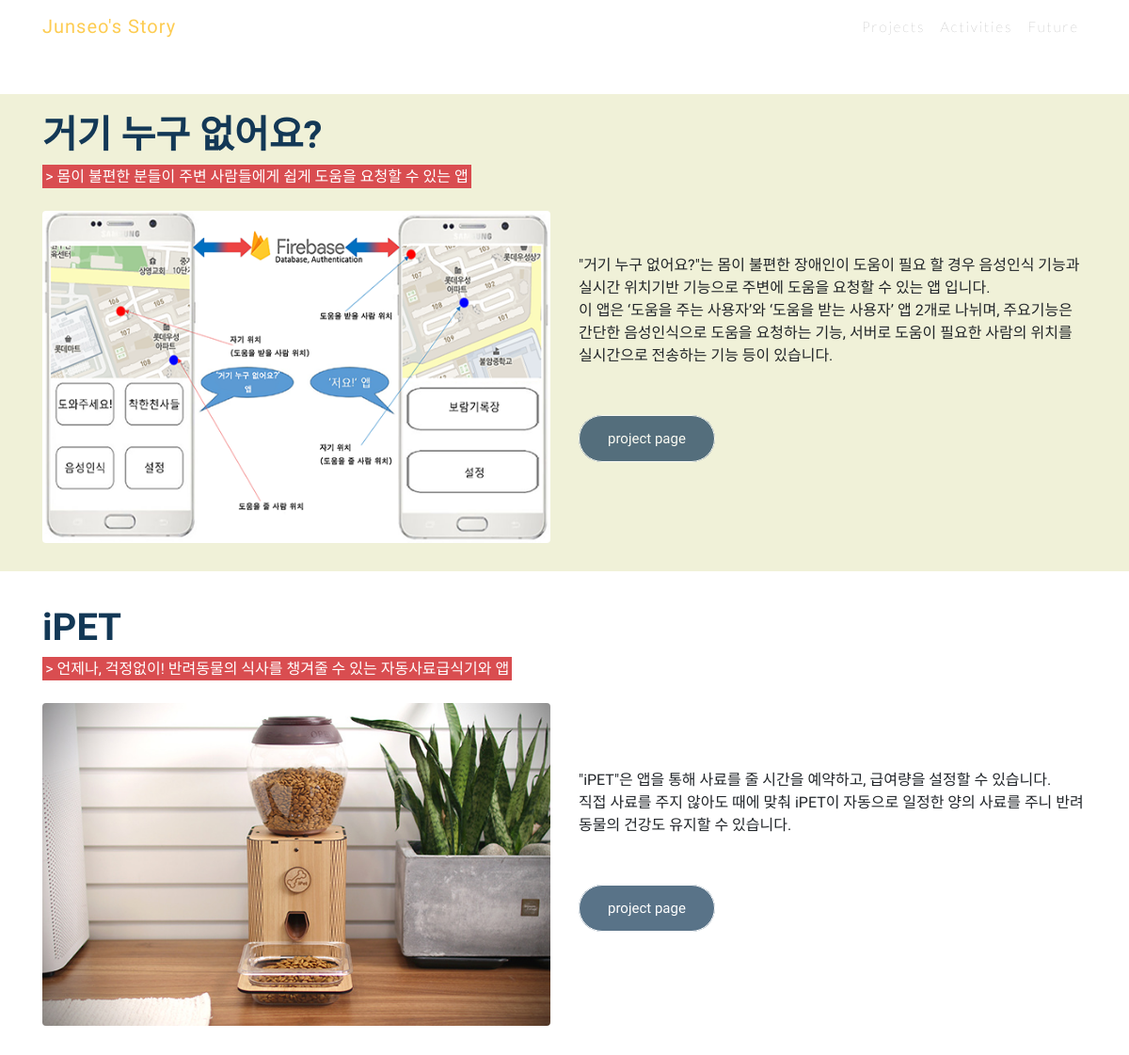
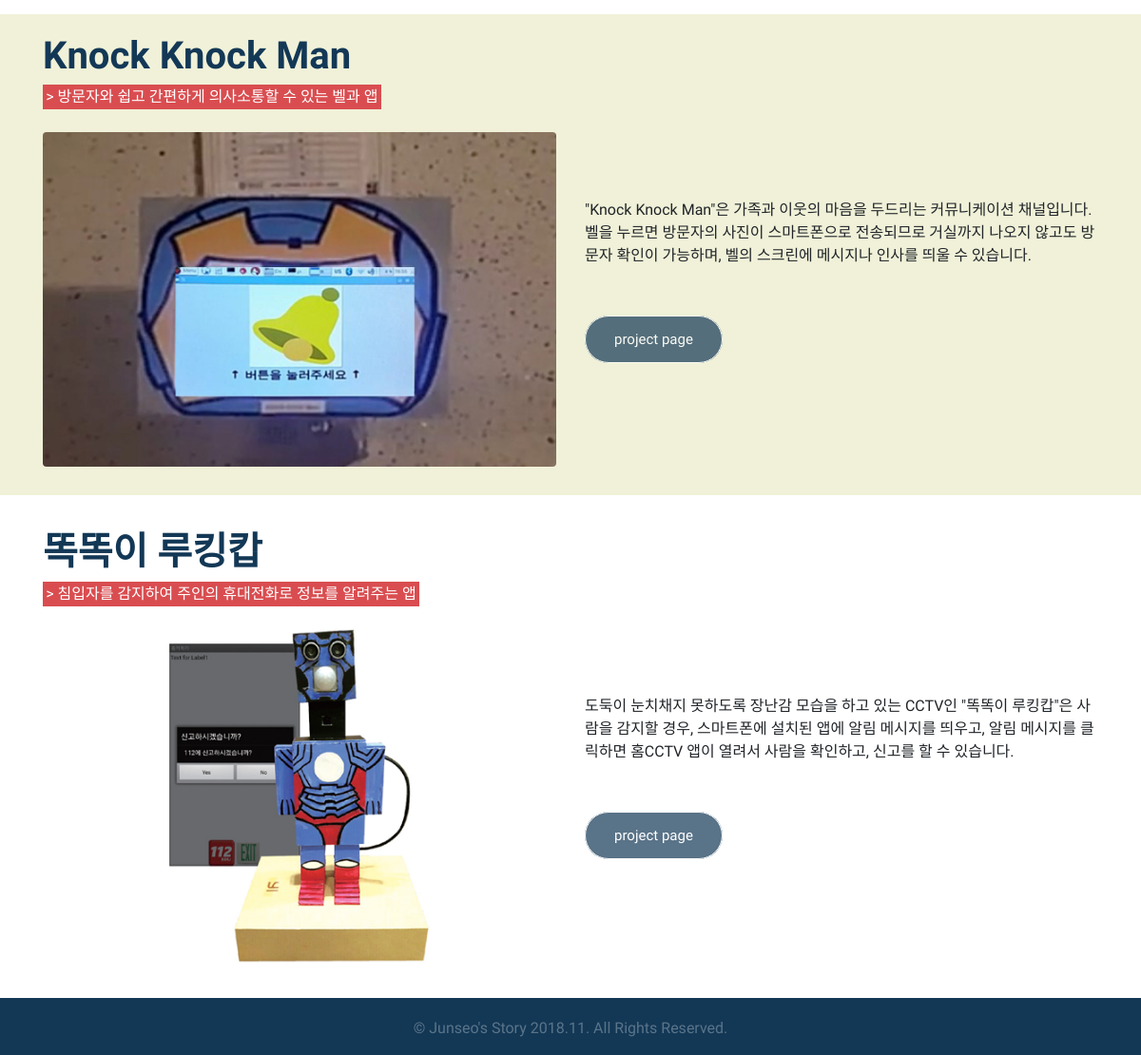
Screenshot of /kr/projects/ with the database file from the repository (2 pictures, top to bottom).
### myApp/models.py (models this page shows, shortened)
class Project(models.Model):
    nick = models.CharField(default='', max_length=10)
    title = models.CharField(max_length=30)
    color = models.CharField(default='white', max_length=30)
    summary = models.CharField(max_length=500)
    detail = models.TextField()
    link = models.URLField(default="www.naver.com", max_length=150)
    photo = models.ImageField(blank=True, upload_to="image")

### myApp/views.py (the view)
# urls.py: path('kr/projects/', views.proj_list, name='projects'),
def proj_list(request):
    proj_list = Project.objects.all()
    context = {'proj_list' : proj_list}
    return render(
        request,
        'kr/projects.html',
        context
    )

### myApp/templates/kr/projects.html (shortened to what this page needs)
{% extends "base.html" %}
{% load static %}
{% load staticfiles %}
{% block extrastyle %}
    {% static "myApp/projects.css" %}
{% endblock %}
    {% block content %}
    <div style="height:100px; background-color:transparent;">
    </div>
      {% for proj in proj_list %}
      <div class="container-fluid" style="background-color: {{ proj.color }};">
      <section id="{{ proj.nick }}" style="padding-top:20px; padding-bottom:30px;">
        <div class="container">
          <div class="row">
            <div class="col-md-6 col-sm-12">
              <h1 id="title" style="color:#133856;">{{ proj.title }}</h1>
              <mark style="background-color:#D94D50; color: white;">>  {{ proj.summary }}</mark>
            </div>
          </div>
        </div><br>
        <div class="container">
          <div class="row">
            <div class="item col-md-6 col-sm-12">
              <img class="rounded" src="{{ proj.photo.url }}" style="width: 100%; height: auto;"/>
            </div>
            <div class="col-md-6 col-sm-12">
              <div id="container">
                <div id="content">
                  {{ proj.detail|linebreaks }}<br><br>
                  <a class="btn-proj" href="{{ proj.link }}" target="_blank">project page</a>
                </div>
              </div>
            </div>
          </div>
        </div>
      </section>
    </div>
      {% endfor %}
    {% endblock %}

### static/myApp/nav.css (style rules this page uses)
html, body { width: 100%; height: 100%; font-family: 'Catamaran', 'Helvetica', 'Arial', 'sans-serif'; }
a { color: #fdcc52; -webkit-transition: all .35s; transition: all .35s; }

### static/myApp/projects.css (style rules this page uses)
body { font-family: 'Titillium Web', sans-serif; }
#title { font-weight: 700; }
#container { display: table; height: 300px; }
#content { display: table-cell; vertical-align: middle; }
.btn-proj { color: white; opacity: 0.7; border: 1px solid; border-radius: 200px; background-color: #133856; font-size: 15px; padding: 15px 30px; }
.item { overflow: hidden; }
.item img { max-width: 100%; -moz-transition: all 0.3s; -webkit-transition: all 0.3s; transition: all 0.3s; }

### rows the page displays
Project: title "거기 누구 없어요?", summary "몸이 불편한 분들이 주변 사람들에게 쉽게 도움을 요청할 수 있는 앱", photo (picture), detail "\"거기 누구 없어요?\"는 몸이 불편한 장애인이 도움이 필요 할 경우 음성인식 기능과 실시간 위치기반 기능으로 주변에 도움을 요청할 수 있는 앱 입니다. 이 앱은 ‘도움을 주는 사용자’와 ‘도움을 받는 사용자’ 앱 2개로 나뉘며, 주요기능은 간단한 음성인식으로 도움을 요청하는 기능, 서버로 도움이 필요한 사람의 위치를 실시간으로 전송하는 기능 등이 있습니다."
Project: title "iPET", summary "언제나, 걱정없이! 반려동물의 식사를 챙겨줄 수 있는 자동사료급식기와 앱", photo (picture), detail "\"iPET\"은 앱을 통해 사료를 줄 시간을 예약하고, 급여량을 설정할 수 있습니다. 직접 사료를 주지 않아도 때에 맞춰 iPET이 자동으로 일정한 양의 사료를 주니 반려동물의 건강도 유지할 수 있습니다."
Project: title "Knock Knock Man", summary "방문자와 쉽고 간편하게 의사소통할 수 있는 벨과 앱", photo (picture), detail "\"Knock Knock Man\"은 가족과 이웃의 마음을 두드리는 커뮤니케이션 채널입니다. 벨을 누르면 방문자의 사진이 스마트폰으로 전송되므로 거실까지 나오지 않고도 방문자 확인이 가능하며, 벨의 스크린에 메시지나 인사를 띄울 수 있습니다."
Project: title "똑똑이 루킹캅", summary "침입자를 감지하여 주인의 휴대전화로 정보를 알려주는 앱", photo (picture), detail "도둑이 눈치채지 못하도록 장난감 모습을 하고 있는 CCTV인 \"똑똑이 루킹캅\"은 사람을 감지할 경우, 스마트폰에 설치된 앱에 알림 메시지를 띄우고, 알림 메시지를 클릭하면 홈CCTV 앱이 열려서 사람을 확인하고, 신고를 할 수 있습니다."
